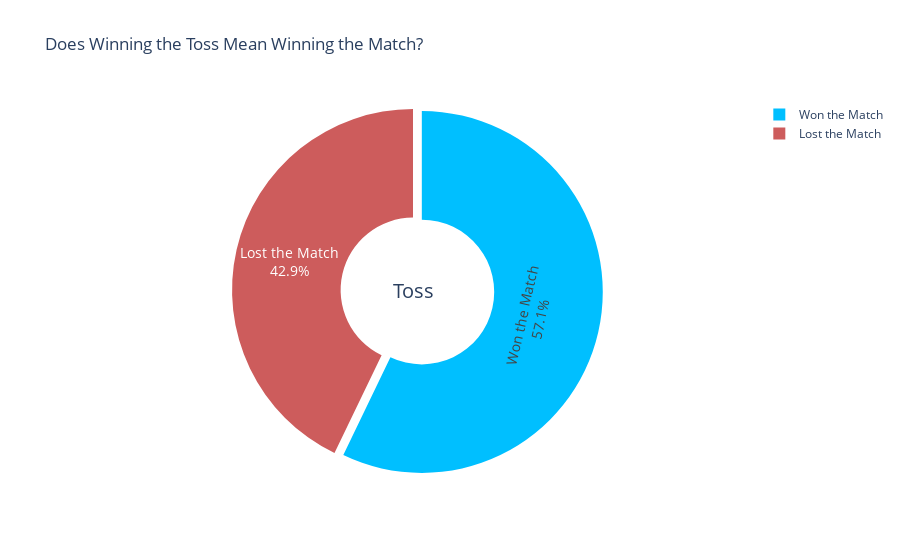

Here is the notebook cell this chart was saved with:
### Markdown cell above
## Does toss show impact on result of the match ?

### Code cell
toss_winners = asia_cup[asia_cup['Toss'].str.lower() == 'win'].copy()

toss_winners['Toss Winner Won Match'] = toss_winners['Result'].str.lower() == 'win'

outcome_counts = toss_winners['Toss Winner Won Match'].value_counts()
labels = outcome_counts.index.map({True: 'Won the Match', False: 'Lost the Match'})
values = outcome_counts.values

fig = go.Figure(data=[go.Pie(
    labels=labels,
    values=values,
    hole=.4,
    marker_colors=['deepskyblue', 'indianred']
)])

fig.update_layout(
    title_text='Does Winning the Toss Mean Winning the Match?',
    annotations=[dict(text='Toss', x=0.5, y=0.5, font_size=20, showarrow=False)]
)

fig.update_traces(
    hoverinfo='label+percent',
    textinfo='percent+label',
    textfont_size=14,
    pull=[0.05, 0]
)
fig.show()

### Figure 1 — Plotly figure (JSON) as saved in the notebook; plotly's stock layout.template omitted (floating-point values rounded to 4 significant figures)
{"data": [{"hole": 0.4, "hoverinfo": "label+percent", "labels": ["Won the Match", "Lost the Match"], "marker": {"colors": ["deepskyblue", "indianred"]}, "pull": [0.05, 0], "textfont": {"size": 14}, "textinfo": "percent+label", "type": "pie", "values": [72, 54]}], "layout": {"annotations": [{"font": {"size": 20}, "showarrow": false, "text": "Toss", "x": 0.5, "y": 0.5}], "title": {"text": "Does Winning the Toss Mean Winning the Match?"}}}
